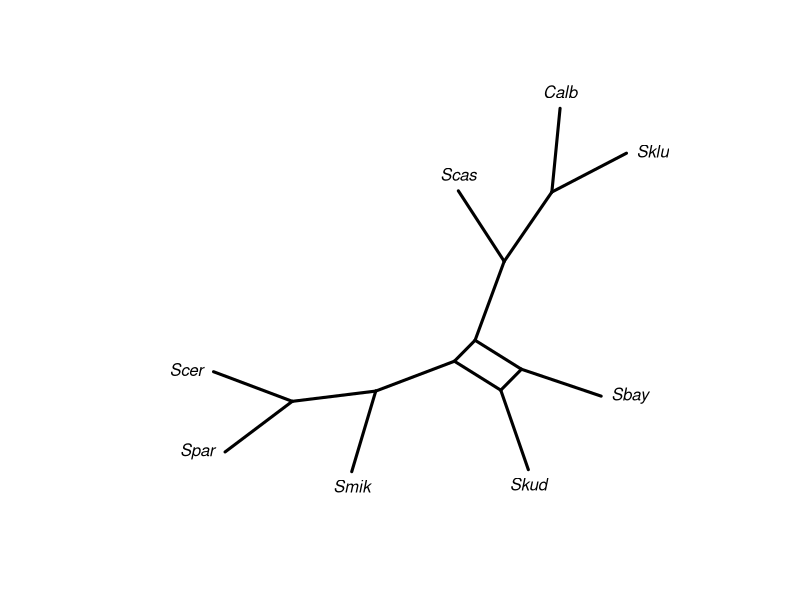
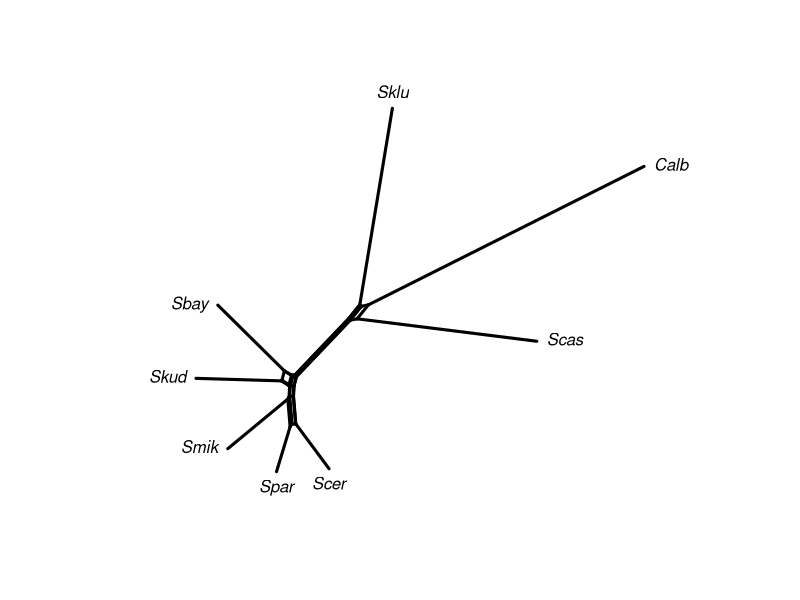

R code for these plots, in order:
## ---- chunk 1
library(phangorn)
data(Laurasiatherian)
data(yeast)
## ---- chunk 2
set.seed(1)
bs <- bootstrap.phyDat(yeast, FUN = function(x)nj(dist.hamming(x)), 
    bs=100)
cnet = consensusNet(bs, .3)
plot(cnet, "2D")
## ---- chunk 3
dm <- dist.hamming(yeast)
nnet <- neighborNet(dm)
plot(nnet, "2D")
